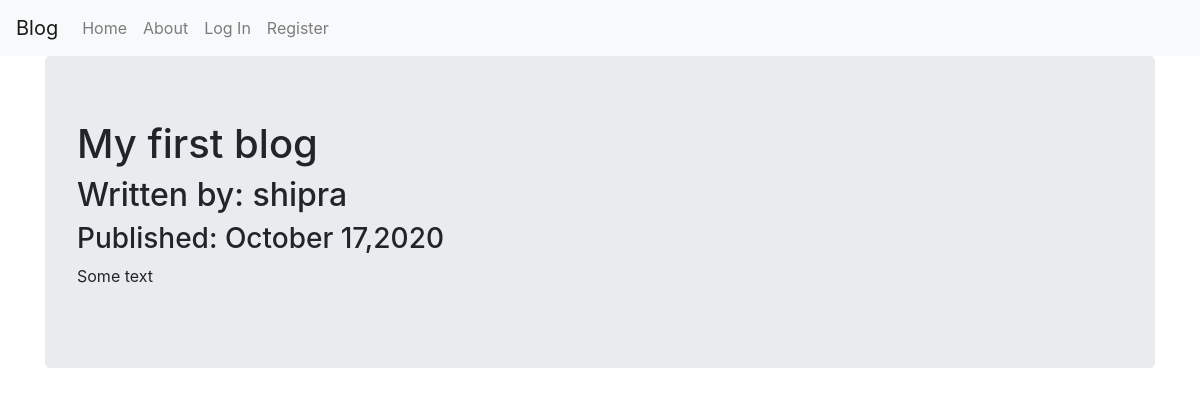
/1, run on an earlier commit of the app's database.
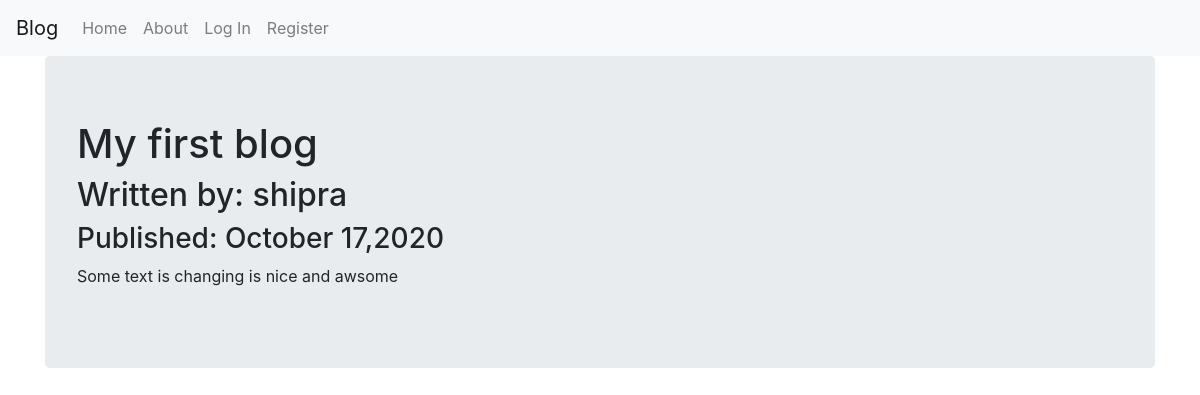
And on a later commit of the database.
### companyblog/models.py (models this page shows, shortened)
class BlogPost(db.Model):
    user = db.relationship(User)
    id = db.Column(db.Integer,primary_key = True)
    user_id = db.Column(db.Integer,db.ForeignKey('users.id'),nullable = False)
    date = db.Column(db.DateTime,nullable = False,default = datetime.utcnow)
    title = db.Column(db.String(140),nullable=False)
    text = db.Column(db.Text,nullable=False)

### companyblog/blog_post/views.py (the view)
@blog_posts.route('/<int:blog_post_id>')
def blog_post(blog_post_id):
    blog_post = BlogPost.query.get_or_404(blog_post_id)
    return render_template('blog_post.html',title=blog_post.title,
                                            date=blog_post.date,post=blog_post)

### companyblog/templates/blog_post.html (shortened to what this page needs)
{% extends "base.html" %}
{% block content %}
    <div class="jumbotron">
        <h1>{{post.title}}</h1>
        <h2>Written by: {{post.author.username}}</h2>
        <h3>Published: {{post.date.strftime('%B %d,%Y')}}</h3>
        <p>{{post.text}}</p>
    </div>
{% endblock %}

What changed in the data, as far as the page shows it:
changed BlogPost "My first blog": text "Some text" → "Some text is changing is nice and awsome"
